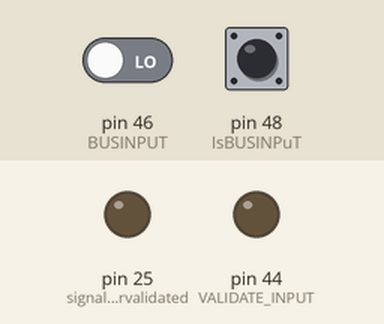
Simulated run of this sketch. Board: Arduino Mega 2560, built with avr-gcc and run on an emulated ATmega2560. On the bench: output pins drawn as LEDs (lit = HIGH). Dashed ring = blinking. The test bench sets the inputs (shaded band); at power-on: pin 48 (IsBUSINPuT) LOW, pin 46 (BUSINPUT) LOW. What the sketch prints to the serial monitor is not drawn.

Above: at 1.2 s.
1.3 s: pin 48 (IsBUSINPuT) driven HIGH
3.1 s: pin 46 (BUSINPUT) driven HIGH
At 4.2 s:
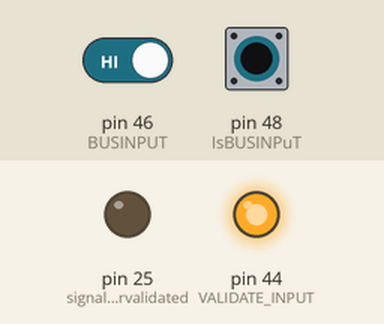
4.6 s: pin 48 (IsBUSINPuT) driven LOW
At 5.8 s:
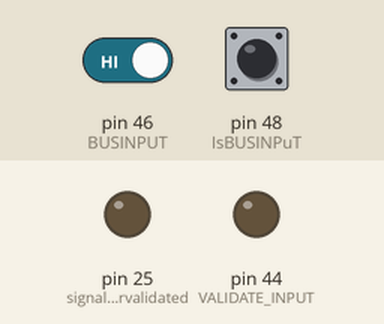
6.1 s: pin 48 (IsBUSINPuT) pulsed HIGH 2 times (0.12 s each, 0.3 s apart)
At 6.16 s:
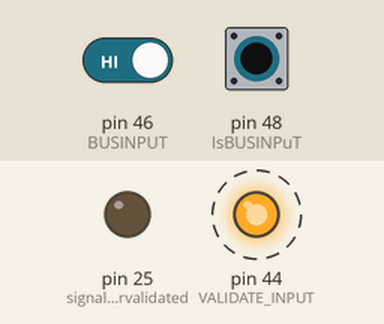
8.2 s: pin 46 (BUSINPUT) driven LOW and pin 48 (IsBUSINPuT) driven HIGH
At 9.0 s:
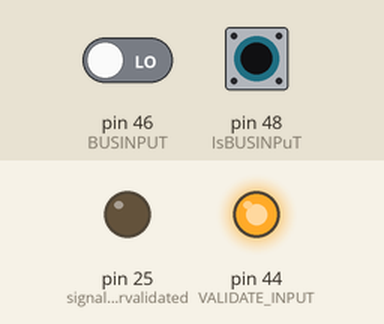
Timing chart, 0 to 10.7 s (numbered marks = the images above; inputs shaded):
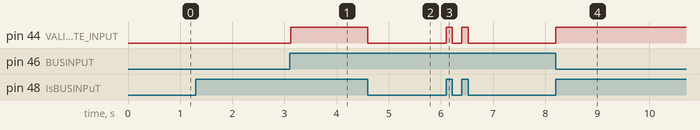

Measured:
- after the input at 1.3 s, every drawn part: stays the same
- after the input at 3.1 s, pin 44 (VALIDATE_INPUT): LOW → HIGH at once
- after the input at 4.6 s, pin 44 (VALIDATE_INPUT): HIGH → LOW at once
- after the input at 6.1 s, pin 44 (VALIDATE_INPUT): alternates HIGH for 0.12 s and LOW for 0.18 s, 4 changes in all, then stays LOW, starting at once
- after the input at 8.2 s, pin 44 (VALIDATE_INPUT): LOW → HIGH at once

The sketch:

communication.ino
```cpp
#include <TimeLib.h>
#define ARDUINO_POWER 23

#define VALIDATE_INPUT 44
#define BUSINPUT  46
#define IsBUSINPuT 48

#define signalUservalidated 25


int id [10] = {1,0,1,1,0,1,1,1,0,1};
boolean isUservalidated = false;

void setup() {
  Serial.begin(9600);
  while (!Serial);
  pinMode(signalUservalidated, OUTPUT);
  digitalWrite(signalUservalidated, LOW);
  pinMode(ARDUINO_POWER, OUTPUT);
  digitalWrite(ARDUINO_POWER,LOW);
  pinMode(VALIDATE_INPUT, OUTPUT);
  digitalWrite(VALIDATE_INPUT,LOW);
  pinMode(BUSINPUT,INPUT);
  pinMode(IsBUSINPuT,INPUT);
  // put your setup code here, to run once:

}

void loop() {
  // put your main code here, to run repeatedly:
  userinput();
  allumecomand();
}

void userinput(){
  if(Serial.available() == 0)return;
  int arduinopowerdecision = Serial.parseInt();
  if(arduinopowerdecision==1){
    Serial.println("Voiture started ");
    digitalWrite(ARDUINO_POWER,HIGH);
  }else if(arduinopowerdecision==2){
    Serial.println("Voiture Stoped");
    digitalWrite(ARDUINO_POWER,LOW);
    digitalWrite(signalUservalidated, LOW);
  }
}

void allumecomand(){
  if(digitalRead(IsBUSINPuT)!=0){
    int val;
    Serial.print("Get id : ");
    if(digitalRead(BUSINPUT)==1){
      Serial.println("firs number = 1");
      digitalWrite(VALIDATE_INPUT,HIGH);
      boolean correctid = true;
      int bitinput;
      for(int i = 0; i<10; i++){
        bitinput = getinput();
        Serial.print(bitinput);
        if(bitinput != id[i]){
          Serial.print("wrong id nb at " + i);
          correctid = false;
        }
      }
      while(digitalRead(IsBUSINPuT)!=0){};
      digitalWrite(VALIDATE_INPUT,LOW);
      if(correctid){
        digitalWrite(signalUservalidated, HIGH);
        Serial.println("id validated");
      }
    }

  }
}

int getinput(){
  int val;
  while(digitalRead(IsBUSINPuT)!=0){};
  digitalWrite(VALIDATE_INPUT,LOW);
  while(digitalRead(IsBUSINPuT)==0){};
  val = digitalRead(BUSINPUT);
  digitalWrite(VALIDATE_INPUT,HIGH);
  return val;
}
```
